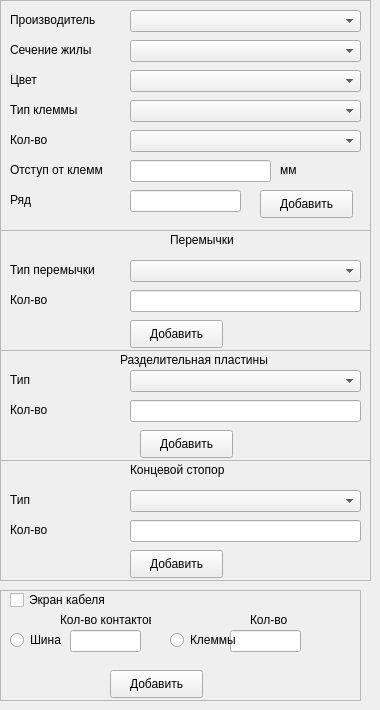
    <widget class="QWidget" name="tab_4">
     <attribute name="title">
      <string>Клеммы</string>
     </attribute>
     <widget class="QFrame" name="frame_10">
      <property name="geometry">
       <rect>
        <x>0</x>
        <y>0</y>
        <width>371</width>
        <height>231</height>
       </rect>
      </property>
      <property name="frameShape">
       <enum>QFrame::StyledPanel</enum>
      </property>
      <property name="frameShadow">
       <enum>QFrame::Raised</enum>
      </property>
      <widget class="QComboBox" name="comboBox_26">
       <property name="geometry">
        <rect>
         <x>130</x>
         <y>130</y>
         <width>231</width>
         <height>22</height>
        </rect>
       </property>
      </widget>
      <widget class="QComboBox" name="comboBox_30">
       <property name="geometry">
        <rect>
         <x>130</x>
         <y>10</y>
         <width>231</width>
         <height>22</height>
        </rect>
       </property>
      </widget>
      <widget class="QLabel" name="label_33">
       <property name="geometry">
        <rect>
         <x>10</x>
         <y>70</y>
         <width>91</width>
         <height>20</height>
        </rect>
       </property>
       <property name="text">
        <string>Цвет</string>
       </property>
      </widget>
      <widget class="QLabel" name="label_34">
       <property name="geometry">
        <rect>
         <x>10</x>
         <y>100</y>
         <width>91</width>
         <height>20</height>
        </rect>
       </property>
       <property name="text">
        <string>Тип клеммы</string>
       </property>
      </widget>
      <widget class="QComboBox" name="comboBox_29">
       <property name="geometry">
        <rect>
         <x>130</x>
         <y>100</y>
         <width>231</width>
         <height>22</height>
        </rect>
       </property>
      </widget>
      <widget class="QComboBox" name="comboBox_28">
       <property name="geometry">
        <rect>
         <x>130</x>
         <y>70</y>
         <width>231</width>
         <height>22</height>
        </rect>
       </property>
      </widget>
      <widget class="QLabel" name="label_31">
       <property name="geometry">
        <rect>
         <x>10</x>
         <y>10</y>
         <width>111</width>
         <height>20</height>
        </rect>
       </property>
       <property name="text">
        <string>Производитель</string>
       </property>
      </widget>
      <widget class="QLabel" name="label_35">
       <property name="geometry">
        <rect>
         <x>10</x>
         <y>130</y>
         <width>91</width>
         <height>20</height>
        </rect>
       </property>
       <property name="text">
        <string>Кол-во</string>
       </property>
      </widget>
      <widget class="QLabel" name="label_32">
       <property name="geometry">
        <rect>
         <x>10</x>
         <y>40</y>
         <width>91</width>
         <height>20</height>
        </rect>
       </property>
       <property name="text">
        <string>Сечение жилы</string>
       </property>
      </widget>
      <widget class="QComboBox" name="comboBox_31">
       <property name="geometry">
        <rect>
         <x>130</x>
         <y>40</y>
         <width>231</width>
         <height>22</height>
        </rect>
       </property>
      </widget>
      <widget class="QLabel" name="label_41">
       <property name="geometry">
        <rect>
         <x>10</x>
         <y>190</y>
         <width>111</width>
         <height>20</height>
        </rect>
       </property>
       <property name="text">
        <string>Ряд</string>
       </property>
      </widget>
      <widget class="QLabel" name="label_40">
       <property name="geometry">
        <rect>
         <x>280</x>
         <y>160</y>
         <width>61</width>
         <height>20</height>
        </rect>
       </property>
       <property name="text">
        <string>мм</string>
       </property>
      </widget>
      <widget class="QLabel" name="label_28">
       <property name="geometry">
        <rect>
         <x>10</x>
         <y>160</y>
         <width>111</width>
         <height>20</height>
        </rect>
       </property>
       <property name="text">
        <string>Отступ от клемм</string>
       </property>
      </widget>
      <widget class="QPushButton" name="pushButton_4">
       <property name="geometry">
        <rect>
         <x>260</x>
         <y>190</y>
         <width>93</width>
         <height>28</height>
        </rect>
       </property>
       <property name="text">
        <string>Добавить</string>
       </property>
      </widget>
      <widget class="QLineEdit" name="lineEdit_14">
       <property name="geometry">
        <rect>
         <x>130</x>
         <y>190</y>
         <width>111</width>
         <height>22</height>
        </rect>
       </property>
      </widget>
      <widget class="QLineEdit" name="lineEdit_13">
       <property name="geometry">
        <rect>
         <x>130</x>
         <y>160</y>
         <width>141</width>
         <height>22</height>
        </rect>
       </property>
      </widget>
     </widget>
     <widget class="QFrame" name="frame_11">
      <property name="geometry">
       <rect>
        <x>0</x>
        <y>230</y>
        <width>371</width>
        <height>121</height>
       </rect>
      </property>
      <property name="frameShape">
       <enum>QFrame::StyledPanel</enum>
      </property>
      <property name="frameShadow">
       <enum>QFrame::Raised</enum>
      </property>
      <widget class="QPushButton" name="pushButton_7">
       <property name="geometry">
        <rect>
         <x>130</x>
         <y>90</y>
         <width>93</width>
         <height>28</height>
        </rect>
       </property>
       <property name="text">
        <string>Добавить</string>
       </property>
      </widget>
      <widget class="QLabel" name="label_36">
       <property name="geometry">
        <rect>
         <x>10</x>
         <y>30</y>
         <width>91</width>
         <height>20</height>
        </rect>
       </property>
       <property name="text">
        <string>Тип перемычки</string>
       </property>
      </widget>
      <widget class="QLabel" name="label_29">
       <property name="geometry">
        <rect>
         <x>170</x>
         <y>0</y>
         <width>71</width>
         <height>20</height>
        </rect>
       </property>
       <property name="text">
        <string>Перемычки</string>
       </property>
      </widget>
      <widget class="QComboBox" name="comboBox_24">
       <property name="geometry">
        <rect>
         <x>130</x>
         <y>30</y>
         <width>231</width>
         <height>22</height>
        </rect>
       </property>
      </widget>
      <widget class="QLabel" name="label_27">
       <property name="geometry">
        <rect>
         <x>10</x>
         <y>60</y>
         <width>91</width>
         <height>20</height>
        </rect>
       </property>
       <property name="text">
        <string>Кол-во</string>
       </property>
      </widget>
      <widget class="QLineEdit" name="lineEdit_11">
       <property name="geometry">
        <rect>
         <x>130</x>
         <y>60</y>
         <width>231</width>
         <height>22</height>
        </rect>
       </property>
      </widget>
     </widget>
     <widget class="QFrame" name="frame_12">
      <property name="geometry">
       <rect>
        <x>0</x>
        <y>350</y>
        <width>371</width>
        <height>111</height>
       </rect>
      </property>
      <property name="frameShape">
       <enum>QFrame::StyledPanel</enum>
      </property>
      <property name="frameShadow">
       <enum>QFrame::Raised</enum>
      </property>
      <widget class="QLabel" name="label_37">
       <property name="geometry">
        <rect>
         <x>10</x>
         <y>20</y>
         <width>91</width>
         <height>20</height>
        </rect>
       </property>
       <property name="text">
        <string>Тип </string>
       </property>
      </widget>
      <widget class="QComboBox" name="comboBox_25">
       <property name="geometry">
        <rect>
         <x>130</x>
         <y>20</y>
         <width>231</width>
         <height>22</height>
        </rect>
       </property>
      </widget>
      <widget class="QPushButton" name="pushButton_6">
       <property name="geometry">
        <rect>
         <x>140</x>
         <y>80</y>
         <width>93</width>
         <height>28</height>
        </rect>
       </property>
       <property name="text">
        <string>Добавить</string>
       </property>
      </widget>
      <widget class="QLineEdit" name="lineEdit_12">
       <property name="geometry">
        <rect>
         <x>130</x>
         <y>50</y>
         <width>231</width>
         <height>22</height>
        </rect>
       </property>
      </widget>
      <widget class="QLabel" name="label_38">
       <property name="geometry">
        <rect>
         <x>120</x>
         <y>0</y>
         <width>161</width>
         <height>20</height>
        </rect>
       </property>
       <property name="text">
        <string>Разделительная пластины</string>
       </property>
      </widget>
      <widget class="QLabel" name="label_39">
       <property name="geometry">
        <rect>
         <x>10</x>
         <y>50</y>
         <width>91</width>
         <height>20</height>
        </rect>
       </property>
       <property name="text">
        <string>Кол-во</string>
       </property>
      </widget>
     </widget>
     <widget class="QFrame" name="frame_13">
      <property name="geometry">
       <rect>
        <x>0</x>
        <y>460</y>
        <width>371</width>
        <height>121</height>
       </rect>
      </property>
      <property name="frameShape">
       <enum>QFrame::StyledPanel</enum>
      </property>
      <property name="frameShadow">
       <enum>QFrame::Raised</enum>
      </property>
      <widget class="QLabel" name="label_65">
       <property name="geometry">
        <rect>
         <x>10</x>
         <y>30</y>
         <width>91</width>
         <height>20</height>
        </rect>
       </property>
       <property name="text">
        <string>Тип </string>
       </property>
      </widget>
      <widget class="QLabel" name="label_67">
       <property name="geometry">
        <rect>
         <x>10</x>
         <y>60</y>
         <width>91</width>
         <height>20</height>
        </rect>
       </property>
       <property name="text">
        <string>Кол-во</string>
       </property>
      </widget>
      <widget class="QPushButton" name="pushButton_5">
       <property name="geometry">
        <rect>
         <x>130</x>
         <y>90</y>
         <width>93</width>
         <height>28</height>
        </rect>
       </property>
       <property name="text">
        <string>Добавить</string>
       </property>
      </widget>
      <widget class="QLabel" name="label_66">
       <property name="geometry">
        <rect>
         <x>130</x>
         <y>0</y>
         <width>141</width>
         <height>20</height>
        </rect>
       </property>
       <property name="text">
        <string>Концевой стопор</string>
       </property>
      </widget>
      <widget class="QLineEdit" name="lineEdit_25">
       <property name="geometry">
        <rect>
         <x>130</x>
         <y>60</y>
         <width>231</width>
         <height>22</height>
        </rect>
       </property>
      </widget>
      <widget class="QComboBox" name="comboBox_44">
       <property name="geometry">
        <rect>
         <x>130</x>
         <y>30</y>
         <width>231</width>
         <height>22</height>
        </rect>
       </property>
      </widget>
     </widget>
     <widget class="QFrame" name="frame_14">
      <property name="geometry">
       <rect>
        <x>0</x>
        <y>590</y>
        <width>361</width>
        <height>111</height>
       </rect>
      </property>
      <property name="frameShape">
       <enum>QFrame::StyledPanel</enum>
      </property>
      <property name="frameShadow">
       <enum>QFrame::Raised</enum>
      </property>
      <widget class="QCheckBox" name="checkBox_15">
       <property name="geometry">
        <rect>
         <x>10</x>
         <y>0</y>
         <width>111</width>
         <height>20</height>
        </rect>
       </property>
       <property name="text">
        <string>Экран кабеля</string>
       </property>
      </widget>
      <widget class="QLabel" name="label_68">
       <property name="geometry">
        <rect>
         <x>60</x>
         <y>20</y>
         <width>91</width>
         <height>20</height>
        </rect>
       </property>
       <property name="text">
        <string>Кол-во контактов</string>
       </property>
      </widget>
      <widget class="QPushButton" name="pushButton_3">
       <property name="geometry">
        <rect>
         <x>110</x>
         <y>80</y>
         <width>93</width>
         <height>28</height>
        </rect>
       </property>
       <property name="text">
        <string>Добавить</string>
       </property>
      </widget>
      <widget class="QLabel" name="label_69">
       <property name="geometry">
        <rect>
         <x>250</x>
         <y>20</y>
         <width>41</width>
         <height>20</height>
        </rect>
       </property>
       <property name="text">
        <string>Кол-во</string>
       </property>
      </widget>
      <widget class="QRadioButton" name="radioButton_11">
       <property name="geometry">
        <rect>
         <x>10</x>
         <y>40</y>
         <width>61</width>
         <height>20</height>
        </rect>
       </property>
       <property name="text">
        <string>Шина</string>
       </property>
      </widget>
      <widget class="QLineEdit" name="lineEdit_26">
       <property name="geometry">
        <rect>
         <x>230</x>
         <y>40</y>
         <width>71</width>
         <height>22</height>
        </rect>
       </property>
      </widget>
      <widget class="QRadioButton" name="radioButton_12">
       <property name="geometry">
        <rect>
         <x>170</x>
         <y>40</y>
         <width>71</width>
         <height>20</height>
        </rect>
       </property>
       <property name="text">
        <string>Клеммы</string>
       </property>
      </widget>
      <widget class="QLineEdit" name="lineEdit_27">
       <property name="geometry">
        <rect>
         <x>70</x>
         <y>40</y>
         <width>71</width>
         <height>22</height>
        </rect>
       </property>
      </widget>
     </widget>
    </widget>
